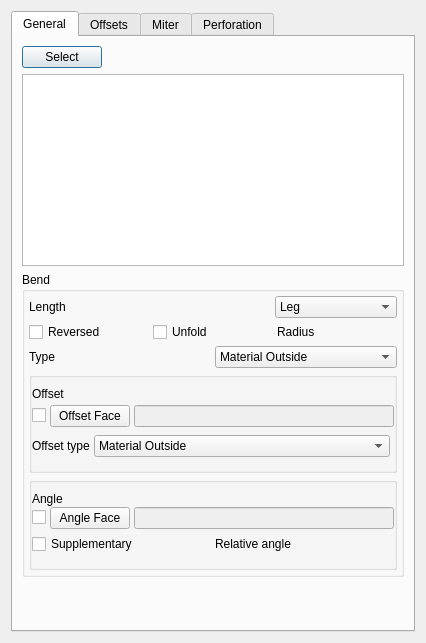
<?xml version="1.0" encoding="UTF-8"?>
<ui version="4.0">
 <class>SMFlangeTaskPanel</class>
 <widget class="QDialog" name="SMFlangeTaskPanel">
  <property name="geometry">
   <rect>
    <x>0</x>
    <y>0</y>
    <width>426</width>
    <height>643</height>
   </rect>
  </property>
  <property name="sizePolicy">
   <sizepolicy hsizetype="Minimum" vsizetype="Preferred">
    <horstretch>0</horstretch>
    <verstretch>0</verstretch>
   </sizepolicy>
  </property>
  <property name="windowTitle">
   <string>Flange Parameters</string>
  </property>
  <layout class="QVBoxLayout" name="verticalLayout_5">
   <item>
    <widget class="QTabWidget" name="tabWidget">
     <property name="currentIndex">
      <number>0</number>
     </property>
     <widget class="QWidget" name="tab">
      <attribute name="title">
       <string>General</string>
      </attribute>
      <layout class="QVBoxLayout" name="verticalLayout">
       <item>
        <layout class="QHBoxLayout" name="horizontalLayout_4">
         <property name="topMargin">
          <number>0</number>
         </property>
         <item>
          <widget class="QPushButton" name="AddRemove">
           <property name="text">
            <string>Select</string>
           </property>
           <property name="checkable">
            <bool>true</bool>
           </property>
           <property name="checked">
            <bool>false</bool>
           </property>
          </widget>
         </item>
         <item>
          <spacer name="horizontalSpacer">
           <property name="orientation">
            <enum>Qt::Orientation::Horizontal</enum>
           </property>
           <property name="sizeHint" stdset="0">
            <size>
             <width>40</width>
             <height>20</height>
            </size>
           </property>
          </spacer>
         </item>
        </layout>
       </item>
       <item>
        <widget class="QTreeWidget" name="tree">
         <property name="sizePolicy">
          <sizepolicy hsizetype="Preferred" vsizetype="Preferred">
           <horstretch>0</horstretch>
           <verstretch>0</verstretch>
          </sizepolicy>
         </property>
         <property name="minimumSize">
          <size>
           <width>0</width>
           <height>0</height>
          </size>
         </property>
         <property name="sizeIncrement">
          <size>
           <width>0</width>
           <height>0</height>
          </size>
         </property>
         <property name="indentation">
          <number>20</number>
         </property>
         <property name="itemsExpandable">
          <bool>true</bool>
         </property>
         <property name="headerHidden">
          <bool>true</bool>
         </property>
         <attribute name="headerVisible">
          <bool>false</bool>
         </attribute>
         <column>
          <property name="text">
           <string>Name</string>
          </property>
         </column>
         <column>
          <property name="text">
           <string>SubElement</string>
          </property>
         </column>
        </widget>
       </item>
       <item>
        <widget class="QGroupBox" name="groupBox">
         <property name="enabled">
          <bool>true</bool>
         </property>
         <property name="contextMenuPolicy">
          <enum>Qt::ContextMenuPolicy::DefaultContextMenu</enum>
         </property>
         <property name="title">
          <string>Bend</string>
         </property>
         <property name="flat">
          <bool>false</bool>
         </property>
         <layout class="QGridLayout" name="gridLayout_2">
          <property name="leftMargin">
           <number>4</number>
          </property>
          <property name="topMargin">
           <number>4</number>
          </property>
          <property name="rightMargin">
           <number>4</number>
          </property>
          <property name="bottomMargin">
           <number>4</number>
          </property>
          <property name="spacing">
           <number>4</number>
          </property>
          <item row="5" column="1" colspan="2">
           <widget class="QGroupBox" name="groupOffset">
            <property name="styleSheet">
             <string notr="true"/>
            </property>
            <layout class="QGridLayout" name="gridLayout_7">
             <property name="sizeConstraint">
              <enum>QLayout::SizeConstraint::SetDefaultConstraint</enum>
             </property>
             <property name="leftMargin">
              <number>0</number>
             </property>
             <property name="rightMargin">
              <number>0</number>
             </property>
             <property name="spacing">
              <number>0</number>
             </property>
             <item row="1" column="0">
              <widget class="QWidget" name="frameOffFaceRef" native="true">
               <layout class="QHBoxLayout" name="frameOffsetFaceRef">
                <property name="spacing">
                 <number>4</number>
                </property>
                <property name="leftMargin">
                 <number>0</number>
                </property>
                <property name="topMargin">
                 <number>4</number>
                </property>
                <property name="rightMargin">
                 <number>0</number>
                </property>
                <property name="bottomMargin">
                 <number>4</number>
                </property>
                <item>
                 <widget class="QCheckBox" name="OffsetFaceMode">
                  <property name="text">
                   <string/>
                  </property>
                 </widget>
                </item>
                <item>
                 <widget class="QPushButton" name="SelOffsetFace">
                  <property name="sizePolicy">
                   <sizepolicy hsizetype="Minimum" vsizetype="Fixed">
                    <horstretch>0</horstretch>
                    <verstretch>0</verstretch>
                   </sizepolicy>
                  </property>
                  <property name="text">
                   <string>Offset Face</string>
                  </property>
                  <property name="checkable">
                   <bool>false</bool>
                  </property>
                 </widget>
                </item>
                <item>
                 <widget class="QLineEdit" name="OffsetFaceRef">
                  <property name="enabled">
                   <bool>false</bool>
                  </property>
                 </widget>
                </item>
               </layout>
              </widget>
             </item>
             <item row="0" column="0">
              <layout class="QHBoxLayout" name="offsetLayout">
               <item>
                <widget class="QLabel" name="label_3">
                 <property name="text">
                  <string>Offset</string>
                 </property>
                </widget>
               </item>
               <item>
                <widget class="Gui::QuantitySpinBox" name="Offset" native="true">
                 <property name="enabled">
                  <bool>false</bool>
                 </property>
                 <property name="unit" stdset="0">
                  <string notr="true">mm</string>
                 </property>
                </widget>
               </item>
              </layout>
             </item>
             <item row="2" column="0">
              <widget class="QWidget" name="frameOffType" native="true">
               <layout class="QHBoxLayout" name="frameOffsetType">
                <property name="spacing">
                 <number>4</number>
                </property>
                <property name="leftMargin">
                 <number>0</number>
                </property>
                <property name="topMargin">
                 <number>4</number>
                </property>
                <property name="rightMargin">
                 <number>0</number>
                </property>
                <property name="bottomMargin">
                 <number>4</number>
                </property>
                <item>
                 <widget class="QLabel" name="labelOffsetType">
                  <property name="text">
                   <string>Offset type</string>
                  </property>
                 </widget>
                </item>
                <item>
                 <widget class="QComboBox" name="OffsetTypes">
                  <property name="sizePolicy">
                   <sizepolicy hsizetype="Expanding" vsizetype="Fixed">
                    <horstretch>0</horstretch>
                    <verstretch>0</verstretch>
                   </sizepolicy>
                  </property>
                  <property name="focusPolicy">
                   <enum>Qt::FocusPolicy::WheelFocus</enum>
                  </property>
                  <property name="currentText">
                   <string>Material Outside</string>
                  </property>
                  <item>
                   <property name="text">
                    <string>Material Outside</string>
                   </property>
                  </item>
                  <item>
                   <property name="text">
                    <string>Material Inside</string>
                   </property>
                  </item>
                  <item>
                   <property name="text">
                    <string>Thickness Outside</string>
                   </property>
                  </item>
                  <item>
                   <property name="text">
                    <string>Offset</string>
                   </property>
                  </item>
                 </widget>
                </item>
                <item>
                 <widget class="Gui::QuantitySpinBox" name="OffsetTypeOffset" native="true">
                  <property name="unit" stdset="0">
                   <string notr="true">mm</string>
                  </property>
                 </widget>
                </item>
               </layout>
              </widget>
             </item>
            </layout>
           </widget>
          </item>
          <item row="27" column="1" colspan="2">
           <widget class="QGroupBox" name="gridGroupBox">
            <layout class="QGridLayout" name="groupAngle">
             <property name="leftMargin">
              <number>0</number>
             </property>
             <property name="rightMargin">
              <number>0</number>
             </property>
             <property name="spacing">
              <number>1</number>
             </property>
             <item row="3" column="0">
              <widget class="QWidget" name="frameRelatAngle" native="true">
               <layout class="QHBoxLayout" name="frameRelativeAngle">
                <property name="spacing">
                 <number>4</number>
                </property>
                <property name="leftMargin">
                 <number>0</number>
                </property>
                <property name="topMargin">
                 <number>4</number>
                </property>
                <property name="rightMargin">
                 <number>0</number>
                </property>
                <property name="bottomMargin">
                 <number>4</number>
                </property>
                <item>
                 <widget class="QCheckBox" name="checkSupplAngle">
                  <property name="text">
                   <string>Supplementary</string>
                  </property>
                 </widget>
                </item>
                <item>
                 <layout class="QHBoxLayout" name="horizontalLayout">
                  <item>
                   <widget class="QLabel" name="labelRelatAngle">
                    <property name="layoutDirection">
                     <enum>Qt::LayoutDirection::RightToLeft</enum>
                    </property>
                    <property name="text">
                     <string>Relative angle</string>
                    </property>
                   </widget>
                  </item>
                  <item>
                   <widget class="Gui::QuantitySpinBox" name="RelativeAngle" native="true">
                    <property name="unit" stdset="0">
                     <string notr="true">deg</string>
                    </property>
                    <property name="minimum" stdset="0">
                     <double>-360.000000000000000</double>
                    </property>
                    <property name="maximum" stdset="0">
                     <double>360.000000000000000</double>
                    </property>
                    <property name="value" stdset="0">
                     <double>90.000000000000000</double>
                    </property>
                   </widget>
                  </item>
                 </layout>
                </item>
               </layout>
              </widget>
             </item>
             <item row="1" column="0">
              <layout class="QHBoxLayout" name="frameAngleFaceRef">
               <property name="spacing">
                <number>4</number>
               </property>
               <property name="bottomMargin">
                <number>0</number>
               </property>
               <item>
                <widget class="QCheckBox" name="AngleFaceMode">
                 <property name="text">
                  <string/>
                 </property>
                </widget>
               </item>
               <item>
                <widget class="QPushButton" name="SelAngleFace">
                 <property name="text">
                  <string>Angle Face</string>
                 </property>
                 <property name="checkable">
                  <bool>true</bool>
                 </property>
                </widget>
               </item>
               <item>
                <widget class="QLineEdit" name="AngleFaceRef">
                 <property name="enabled">
                  <bool>false</bool>
                 </property>
                </widget>
               </item>
              </layout>
             </item>
             <item row="0" column="0">
              <layout class="QHBoxLayout" name="angleLayout">
               <property name="spacing">
                <number>1</number>
               </property>
               <item>
                <widget class="QLabel" name="label_5">
                 <property name="sizePolicy">
                  <sizepolicy hsizetype="MinimumExpanding" vsizetype="Preferred">
                   <horstretch>0</horstretch>
                   <verstretch>0</verstretch>
                  </sizepolicy>
                 </property>
                 <property name="text">
                  <string>Angle</string>
                 </property>
                </widget>
               </item>
               <item>
                <widget class="Gui::QuantitySpinBox" name="Angle" native="true">
                 <property name="unit" stdset="0">
                  <string notr="true">deg</string>
                 </property>
                 <property name="minimum" stdset="0">
                  <double>-360.000000000000000</double>
                 </property>
                 <property name="maximum" stdset="0">
                  <double>360.000000000000000</double>
                 </property>
                 <property name="value" stdset="0">
                  <double>90.000000000000000</double>
                 </property>
                </widget>
               </item>
              </layout>
             </item>
            </layout>
           </widget>
          </item>
          <item row="1" column="1" colspan="2">
           <layout class="QHBoxLayout" name="horizontalLayout_2">
            <item>
             <widget class="QCheckBox" name="ReversedCheckbox">
              <property name="text">
               <string>Reversed</string>
              </property>
             </widget>
            </item>
            <item>
             <widget class="QCheckBox" name="UnfoldCheckbox">
              <property name="text">
               <string>Unfold</string>
              </property>
             </widget>
            </item>
            <item>
             <layout class="QHBoxLayout" name="layoutRadius">
              <property name="spacing">
               <number>1</number>
              </property>
              <item>
               <widget class="QLabel" name="label_4">
                <property name="text">
                 <string>Radius</string>
                </property>
               </widget>
              </item>
              <item>
               <widget class="Gui::QuantitySpinBox" name="Radius" native="true">
                <property name="unit" stdset="0">
                 <string notr="true">mm</string>
                </property>
                <property name="minimum" stdset="0">
                 <double>0.000000000000000</double>
                </property>
               </widget>
              </item>
             </layout>
            </item>
           </layout>
          </item>
          <item row="0" column="1" colspan="2">
           <layout class="QHBoxLayout" name="lengthLayout">
            <property name="spacing">
             <number>1</number>
            </property>
            <item>
             <widget class="QLabel" name="label_6">
              <property name="text">
               <string>Length</string>
              </property>
             </widget>
            </item>
            <item>
             <widget class="Gui::QuantitySpinBox" name="Length" native="true">
              <property name="unit" stdset="0">
               <string notr="true">mm</string>
              </property>
              <property name="minimum" stdset="0">
               <double>0.000001000000000</double>
              </property>
             </widget>
            </item>
            <item>
             <widget class="QComboBox" name="LengthSpec">
              <item>
               <property name="text">
                <string>Leg</string>
               </property>
              </item>
              <item>
               <property name="text">
                <string>Outer Sharp</string>
               </property>
              </item>
              <item>
               <property name="text">
                <string>Inner Sharp</string>
               </property>
              </item>
              <item>
               <property name="text">
                <string>Tangential</string>
               </property>
              </item>
             </widget>
            </item>
           </layout>
          </item>
          <item row="2" column="1" colspan="2">
           <layout class="QHBoxLayout" name="bendTypeLayout">
            <item>
             <widget class="QLabel" name="label_8">
              <property name="text">
               <string>Type</string>
              </property>
             </widget>
            </item>
            <item>
             <widget class="QComboBox" name="BendType">
              <property name="focusPolicy">
               <enum>Qt::FocusPolicy::WheelFocus</enum>
              </property>
              <item>
               <property name="text">
                <string>Material Outside</string>
               </property>
              </item>
              <item>
               <property name="text">
                <string>Material Inside</string>
               </property>
              </item>
              <item>
               <property name="text">
                <string>Thickness Outside</string>
               </property>
              </item>
              <item>
               <property name="text">
                <string>Offset</string>
               </property>
              </item>
             </widget>
            </item>
           </layout>
          </item>
         </layout>
        </widget>
       </item>
       <item>
        <spacer name="verticalSpacer_4">
         <property name="orientation">
          <enum>Qt::Orientation::Vertical</enum>
         </property>
         <property name="sizeHint" stdset="0">
          <size>
           <width>20</width>
           <height>40</height>
          </size>
         </property>
        </spacer>
       </item>
      </layout>
     </widget>
     <widget class="QWidget" name="tab_2">
      <attribute name="title">
       <string>Offsets</string>
      </attribute>
      <layout class="QVBoxLayout" name="verticalLayout_2">
       <item>
        <widget class="QGroupBox" name="groupBox_2">
         <property name="sizePolicy">
          <sizepolicy hsizetype="Preferred" vsizetype="Preferred">
           <horstretch>0</horstretch>
           <verstretch>0</verstretch>
          </sizepolicy>
         </property>
         <property name="title">
          <string>Side Offsets</string>
         </property>
         <layout class="QGridLayout" name="gridLayout">
          <item row="0" column="0">
           <widget class="QLabel" name="label_10">
            <property name="text">
             <string>Gap A</string>
            </property>
           </widget>
          </item>
          <item row="0" column="1">
           <widget class="Gui::QuantitySpinBox" name="gap1" native="true">
            <property name="enabled">
             <bool>true</bool>
            </property>
            <property name="unit" stdset="0">
             <string notr="true">mm</string>
            </property>
           </widget>
          </item>
          <item row="1" column="0">
           <widget class="QLabel" name="label_9">
            <property name="text">
             <string>Gap B</string>
            </property>
           </widget>
          </item>
          <item row="1" column="1">
           <widget class="Gui::QuantitySpinBox" name="gap2" native="true">
            <property name="enabled">
             <bool>true</bool>
            </property>
            <property name="unit" stdset="0">
             <string notr="true">mm</string>
            </property>
           </widget>
          </item>
          <item row="2" column="0">
           <widget class="QLabel" name="label">
            <property name="text">
             <string>Extend A</string>
            </property>
           </widget>
          </item>
          <item row="2" column="1">
           <widget class="Gui::QuantitySpinBox" name="extend1" native="true">
            <property name="enabled">
             <bool>true</bool>
            </property>
            <property name="unit" stdset="0">
             <string notr="true">mm</string>
            </property>
           </widget>
          </item>
          <item row="3" column="0">
           <widget class="QLabel" name="label_2">
            <property name="text">
             <string>Extend B</string>
            </property>
           </widget>
          </item>
          <item row="3" column="1">
           <widget class="Gui::QuantitySpinBox" name="extend2" native="true">
            <property name="unit" stdset="0">
             <string notr="true">mm</string>
            </property>
           </widget>
          </item>
         </layout>
        </widget>
       </item>
       <item>
        <widget class="QGroupBox" name="groupBox_3">
         <property name="title">
          <string>Relief Cuts</string>
         </property>
         <layout class="QGridLayout" name="gridLayout_3">
          <item row="3" column="0">
           <widget class="QLabel" name="label_11">
            <property name="text">
             <string>Width</string>
            </property>
           </widget>
          </item>
          <item row="4" column="0">
           <widget class="QLabel" name="label_12">
            <property name="sizePolicy">
             <sizepolicy hsizetype="MinimumExpanding" vsizetype="Preferred">
              <horstretch>0</horstretch>
              <verstretch>0</verstretch>
             </sizepolicy>
            </property>
            <property name="text">
             <string>Depth</string>
            </property>
           </widget>
          </item>
          <item row="3" column="1">
           <widget class="Gui::QuantitySpinBox" name="reliefWidth" native="true">
            <property name="unit" stdset="0">
             <string notr="true">mm</string>
            </property>
            <property name="minimum" stdset="0">
             <double>0.000000000000000</double>
            </property>
           </widget>
          </item>
          <item row="4" column="1">
           <widget class="Gui::QuantitySpinBox" name="reliefDepth" native="true">
            <property name="unit" stdset="0">
             <string>mm</string>
            </property>
            <property name="minimum" stdset="0">
             <double>0.000000000000000</double>
            </property>
           </widget>
          </item>
          <item row="1" column="0" rowspan="2" colspan="2">
           <layout class="QHBoxLayout" name="horizontalLayout_5">
            <property name="topMargin">
             <number>1</number>
            </property>
            <item>
             <widget class="QRadioButton" name="reliefRectangle">
              <property name="text">
               <string>Rectangle</string>
              </property>
              <property name="checked">
               <bool>true</bool>
              </property>
              <attribute name="buttonGroup">
               <string notr="true">reliefTypeButtonGroup</string>
              </attribute>
             </widget>
            </item>
            <item>
             <widget class="QRadioButton" name="reliefRound">
              <property name="text">
               <string>Round</string>
              </property>
              <attribute name="buttonGroup">
               <string notr="true">reliefTypeButtonGroup</string>
              </attribute>
             </widget>
            </item>
            <item>
             <spacer name="horizontalSpacer_2">
              <property name="orientation">
               <enum>Qt::Orientation::Horizontal</enum>
              </property>
              <property name="sizeHint" stdset="0">
               <size>
                <width>40</width>
                <height>20</height>
               </size>
              </property>
             </spacer>
            </item>
           </layout>
          </item>
         </layout>
        </widget>
       </item>
       <item>
        <spacer name="verticalSpacer">
         <property name="orientation">
          <enum>Qt::Orientation::Vertical</enum>
         </property>
         <property name="sizeHint" stdset="0">
          <size>
           <width>20</width>
           <height>177</height>
          </size>
         </property>
        </spacer>
       </item>
      </layout>
     </widget>
     <widget class="QWidget" name="tab_3">
      <attribute name="title">
       <string>Miter</string>
      </attribute>
      <layout class="QVBoxLayout" name="verticalLayout_3">
       <item>
        <widget class="QCheckBox" name="autoMiterCheckbox">
         <property name="text">
          <string>Auto Miter</string>
         </property>
        </widget>
       </item>
       <item>
        <widget class="QGroupBox" name="groupAutoMiter">
         <property name="sizePolicy">
          <sizepolicy hsizetype="Preferred" vsizetype="Preferred">
           <horstretch>0</horstretch>
           <verstretch>0</verstretch>
          </sizepolicy>
         </property>
         <property name="title">
          <string>Auto Miter Parameters</string>
         </property>
         <layout class="QGridLayout" name="gridLayout_5">
          <item row="0" column="0">
           <widget class="QLabel" name="label_16">
            <property name="text">
             <string>Minimum Gap</string>
            </property>
           </widget>
          </item>
          <item row="0" column="1">
           <widget class="Gui::QuantitySpinBox" name="minGap" native="true">
            <property name="unit" stdset="0">
             <string notr="true">mm</string>
            </property>
            <property name="minimum" stdset="0">
             <double>0.000000000000000</double>
            </property>
           </widget>
          </item>
          <item row="1" column="0">
           <widget class="QLabel" name="label_15">
            <property name="text">
             <string>Max Extend Distance</string>
            </property>
           </widget>
          </item>
          <item row="1" column="1">
           <widget class="Gui::QuantitySpinBox" name="maxExDist" native="true">
            <property name="unit" stdset="0">
             <string notr="true">mm</string>
            </property>
            <property name="minimum" stdset="0">
             <double>0.000000000000000</double>
            </property>
           </widget>
          </item>
         </layout>
        </widget>
       </item>
       <item>
        <widget class="QGroupBox" name="groupManualMiter">
         <property name="title">
          <string>Manual Miter</string>
         </property>
         <layout class="QGridLayout" name="gridLayout_4">
          <item row="2" column="1">
           <widget class="Gui::QuantitySpinBox" name="miterAngle2" native="true">
            <property name="unit" stdset="0">
             <string notr="true">deg</string>
            </property>
            <property name="minimum" stdset="0">
             <double>-360.000000000000000</double>
            </property>
            <property name="maximum" stdset="0">
             <double>360.000000000000000</double>
            </property>
           </widget>
          </item>
          <item row="1" column="1">
           <widget class="Gui::QuantitySpinBox" name="miterAngle1" native="true">
            <property name="unit" stdset="0">
             <string notr="true">deg</string>
            </property>
            <property name="minimum" stdset="0">
             <double>-360.000000000000000</double>
            </property>
            <property name="maximum" stdset="0">
             <double>360.000000000000000</double>
            </property>
           </widget>
          </item>
          <item row="2" column="0">
           <widget class="QLabel" name="label_13">
            <property name="text">
             <string>Angle 2</string>
            </property>
           </widget>
          </item>
          <item row="1" column="0">
           <widget class="QLabel" name="label_14">
            <property name="text">
             <string>Angle 1</string>
            </property>
           </widget>
          </item>
         </layout>
        </widget>
       </item>
       <item>
        <spacer name="verticalSpacer_2">
         <property name="orientation">
          <enum>Qt::Orientation::Vertical</enum>
         </property>
         <property name="sizeHint" stdset="0">
          <size>
           <width>20</width>
           <height>40</height>
          </size>
         </property>
        </spacer>
       </item>
      </layout>
     </widget>
     <widget class="QWidget" name="tab_4">
      <attribute name="title">
       <string>Perforation</string>
      </attribute>
      <layout class="QVBoxLayout" name="verticalLayout_4">
       <item>
        <widget class="QCheckBox" name="checkPerforate">
         <property name="text">
          <string>Perforate</string>
         </property>
        </widget>
       </item>
       <item>
        <widget class="QGroupBox" name="groupPerforate">
         <property name="title">
          <string>Perforation Parameters</string>
         </property>
         <layout class="QGridLayout" name="gridLayout_6">
          <item row="0" column="0">
           <widget class="QLabel" name="label_17">
            <property name="text">
             <string>Angle</string>
            </property>
           </widget>
          </item>
          <item row="0" column="1">
           <widget class="Gui::QuantitySpinBox" name="perforateAngle" native="true">
            <property name="enabled">
             <bool>true</bool>
            </property>
            <property name="unit" stdset="0">
             <string notr="true">mm</string>
            </property>
           </widget>
          </item>
          <item row="1" column="0">
           <widget class="QLabel" name="label_18">
            <property name="text">
             <string>Initial Cut Length</string>
            </property>
           </widget>
          </item>
          <item row="1" column="1">
           <widget class="Gui::QuantitySpinBox" name="perforateInitialCutLen" native="true">
            <property name="enabled">
             <bool>true</bool>
            </property>
            <property name="unit" stdset="0">
             <string notr="true">mm</string>
            </property>
           </widget>
          </item>
          <item row="2" column="0">
           <widget class="QLabel" name="label_19">
            <property name="text">
             <string>Max Cut Length</string>
            </property>
           </widget>
          </item>
          <item row="2" column="1">
           <widget class="Gui::QuantitySpinBox" name="perforateMaxCutLen" native="true">
            <property name="enabled">
             <bool>true</bool>
            </property>
            <property name="unit" stdset="0">
             <string notr="true">mm</string>
            </property>
           </widget>
          </item>
          <item row="3" column="0">
           <widget class="QLabel" name="label_20">
            <property name="text">
             <string>Max Tab Length</string>
            </property>
           </widget>
          </item>
          <item row="3" column="1">
           <widget class="Gui::QuantitySpinBox" name="perforateMaxTabLen" native="true">
            <property name="enabled">
             <bool>true</bool>
            </property>
            <property name="unit" stdset="0">
             <string notr="true">mm</string>
            </property>
           </widget>
          </item>
         </layout>
        </widget>
       </item>
       <item>
        <spacer name="verticalSpacer_3">
         <property name="orientation">
          <enum>Qt::Orientation::Vertical</enum>
         </property>
         <property name="sizeHint" stdset="0">
          <size>
           <width>20</width>
           <height>253</height>
          </size>
         </property>
        </spacer>
       </item>
      </layout>
     </widget>
    </widget>
   </item>
  </layout>
 </widget>
 <customwidgets>
  <customwidget>
   <class>Gui::QuantitySpinBox</class>
   <extends>QWidget</extends>
   <header>Gui/QuantitySpinBox.h</header>
  </customwidget>
 </customwidgets>
 <resources/>
 <connections/>
 <buttongroups>
  <buttongroup name="reliefTypeButtonGroup"/>
 </buttongroups>
</ui>
